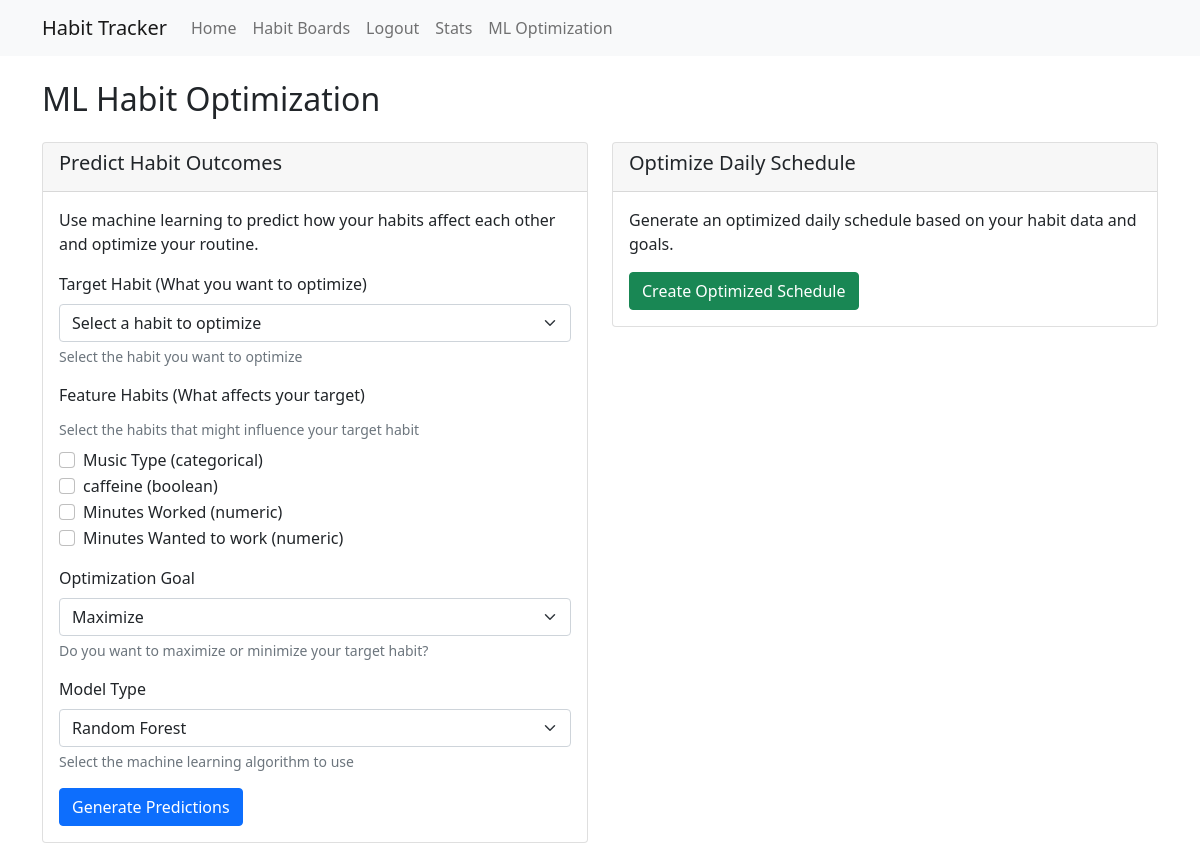
The page /models (signed in) on the database its author committed.
### tables this page shows
CREATE TABLE habits (
    id INTEGER PRIMARY KEY AUTOINCREMENT,
    user_id INTEGER NOT NULL,
    board_id INTEGER NOT NULL,
    name TEXT NOT NULL,
    description TEXT,
    frequency TEXT, -- can be NULL for batch habits
    variable_type TEXT NOT NULL CHECK(variable_type IN ('boolean', 'numeric', 'categorical')),
    created TIMESTAMP NOT NULL DEFAULT CURRENT_TIMESTAMP,
    FOREIGN KEY (user_id) REFERENCES users (id),
    FOREIGN KEY (board_id) REFERENCES habit_boards (id)
);

### app.py (the view, shortened to what this page needs)
@app.route('/models', methods=['GET', 'POST'])
@login_required
def models():
    conn = get_db_connection()
    habits = conn.execute('''
        SELECT h.id, h.name, h.variable_type, COUNT(e.id) as entry_count
        FROM habits h
        LEFT JOIN entries e ON h.id = e.habit_id
        WHERE h.user_id = ?
        GROUP BY h.id
        HAVING entry_count >= 10
    ''', (session['user_id'],)).fetchall()
    target_habits = [h for h in habits if h['variable_type'] in ('numeric', 'boolean')]
    feature_habits = [h for h in habits if h['entry_count'] >= 10]
    conn.close()
    return render_template('models.html', target_habits=target_habits, feature_habits=feature_habits)

### app.py (called while the page is built)
def get_db_connection():
    conn = sqlite3.connect('habits.db')
    conn.row_factory = sqlite3.Row
    return conn

def login_required(f):
    @wraps(f)
    def decorated_function(*args, **kwargs):
        if 'user_id' not in session:
            return redirect(url_for('login'))
        return f(*args, **kwargs)
    return decorated_function

### templates/models.html (shortened to what this page needs)
{% extends "base.html" %}
{% block content %}
<h2 class="mb-4">ML Habit Optimization</h2>
<div class="row">
    <div class="col-md-6">
        <div class="card mb-4">
            <div class="card-header">
                <h5>Predict Habit Outcomes</h5>
            </div>
            <div class="card-body">
                <p>Use machine learning to predict how your habits affect each other and optimize your routine.</p>
                <form action="{{ url_for('models') }}" method="post">
                    <div class="mb-3">
                        <label for="target_habit" class="form-label">Target Habit (What you want to optimize)</label>
                        <select class="form-select" id="target_habit" name="target_habit" required>
                            <option value="">Select a habit to optimize</option>
                        </select>
                        <div class="form-text">Select the habit you want to optimize</div>
                    </div>
                    <div class="mb-3">
                        <label class="form-label">Feature Habits (What affects your target)</label>
                        <div class="form-text mb-2">Select the habits that might influence your target habit</div>
                        {% for habit in feature_habits %}
                            <div class="form-check">
                                <input class="form-check-input" type="checkbox" name="feature_habits" value="{{ habit['id'] }}" id="habit_{{ habit['id'] }}">
                                <label class="form-check-label" for="habit_{{ habit['id'] }}">
                                    {{ habit['name'] }} ({{ habit['variable_type'] }})
                                </label>
                            </div>
                        {% endfor %}
                    </div>
                    <div class="mb-3">
                        <label for="optimization_goal" class="form-label">Optimization Goal</label>
                        <select class="form-select" id="optimization_goal" name="optimization_goal" required>
                            <option value="maximize">Maximize</option>
                        </select>
                        <div class="form-text">Do you want to maximize or minimize your target habit?</div>
                    </div>
                    <div class="mb-3">
                        <label for="model_type" class="form-label">Model Type</label>
                        <select class="form-select" id="model_type" name="model_type" required>
                            <option value="random_forest">Random Forest</option>
                        </select>
                        <div class="form-text">Select the machine learning algorithm to use</div>
                    </div>
                    <button type="submit" class="btn btn-primary">Generate Predictions</button>
                </form>
            </div>
        </div>
    </div>
    <div class="col-md-6">
        <div class="card">
            <div class="card-header">
                <h5>Optimize Daily Schedule</h5>
            </div>
            <div class="card-body">
                <p>Generate an optimized daily schedule based on your habit data and goals.</p>
                <a href="{{ url_for('optimize_schedule') }}" class="btn btn-success">Create Optimized Schedule</a>
            </div>
        </div>
    </div>
</div>
{% endblock %}

### rows shown on the page
habits: name "Music Type", variable_type "categorical"
habits: name "caffeine", variable_type "boolean"
habits: name "Minutes Worked", variable_type "numeric"
habits: name "Minutes Wanted to work", variable_type "numeric"
